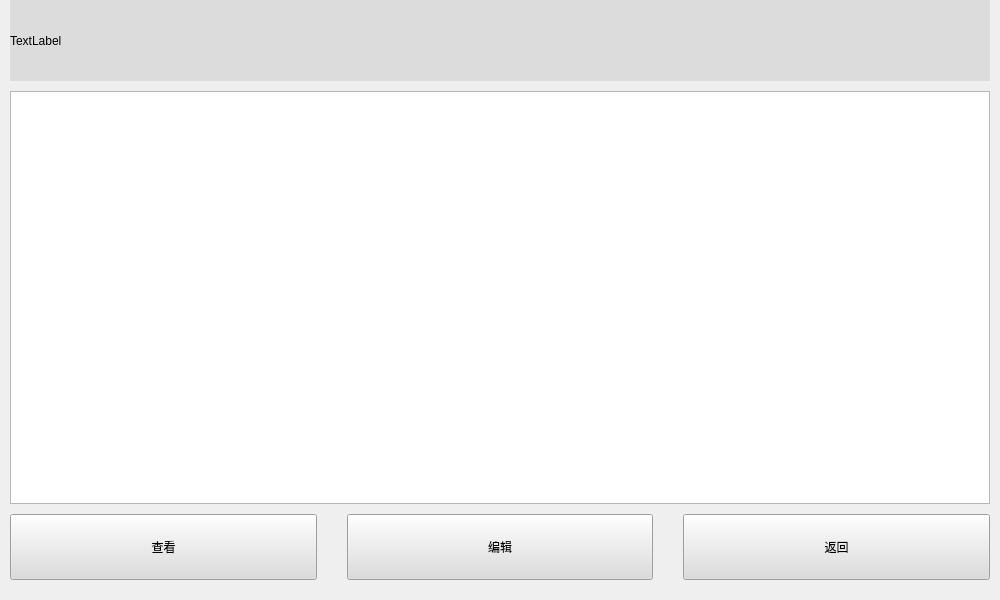
<?xml version="1.0" encoding="UTF-8"?>
<ui version="4.0">
 <class>Form</class>
 <widget class="QWidget" name="Form">
  <property name="geometry">
   <rect>
    <x>0</x>
    <y>0</y>
    <width>1000</width>
    <height>600</height>
   </rect>
  </property>
  <property name="windowTitle">
   <string>查看表格</string>
  </property>
  <property name="windowIcon">
   <iconset resource="../vb.qrc">
    <normaloff>:/view/images/vie1.png</normaloff>:/view/images/vie1.png</iconset>
  </property>
  <property name="styleSheet">
   <string notr="true">font: 14pt &quot;宋体&quot;;</string>
  </property>
  <layout class="QGridLayout" name="gridLayout" rowstretch="1,5,1">
   <property name="leftMargin">
    <number>0</number>
   </property>
   <property name="topMargin">
    <number>0</number>
   </property>
   <property name="rightMargin">
    <number>0</number>
   </property>
   <property name="bottomMargin">
    <number>0</number>
   </property>
   <property name="spacing">
    <number>0</number>
   </property>
   <item row="0" column="0">
    <widget class="QWidget" name="widget" native="true">
     <layout class="QGridLayout" name="gridLayout_3">
      <property name="leftMargin">
       <number>10</number>
      </property>
      <property name="topMargin">
       <number>0</number>
      </property>
      <property name="rightMargin">
       <number>10</number>
      </property>
      <property name="bottomMargin">
       <number>5</number>
      </property>
      <property name="spacing">
       <number>0</number>
      </property>
      <item row="0" column="0">
       <widget class="QLabel" name="sheet_label">
        <property name="styleSheet">
         <string notr="true">
	font: 20pt &quot;宋体&quot;;
color: rgb(0, 0, 0);

border:0px;
	
background-color: rgb(220, 220, 220);</string>
        </property>
        <property name="text">
         <string>TextLabel</string>
        </property>
       </widget>
      </item>
     </layout>
    </widget>
   </item>
   <item row="1" column="0">
    <widget class="QWidget" name="widget_2" native="true">
     <property name="sizePolicy">
      <sizepolicy hsizetype="Expanding" vsizetype="Expanding">
       <horstretch>0</horstretch>
       <verstretch>0</verstretch>
      </sizepolicy>
     </property>
     <layout class="QGridLayout" name="gridLayout_2">
      <property name="leftMargin">
       <number>10</number>
      </property>
      <property name="topMargin">
       <number>5</number>
      </property>
      <property name="rightMargin">
       <number>10</number>
      </property>
      <property name="bottomMargin">
       <number>10</number>
      </property>
      <property name="spacing">
       <number>0</number>
      </property>
      <item row="0" column="0">
       <widget class="QTableWidget" name="tableWidget">
        <property name="sizePolicy">
         <sizepolicy hsizetype="Preferred" vsizetype="Preferred">
          <horstretch>0</horstretch>
          <verstretch>0</verstretch>
         </sizepolicy>
        </property>
       </widget>
      </item>
     </layout>
    </widget>
   </item>
   <item row="2" column="0">
    <widget class="QWidget" name="widget_3" native="true">
     <property name="sizePolicy">
      <sizepolicy hsizetype="Preferred" vsizetype="Preferred">
       <horstretch>0</horstretch>
       <verstretch>0</verstretch>
      </sizepolicy>
     </property>
     <layout class="QGridLayout" name="gridLayout_4">
      <property name="leftMargin">
       <number>10</number>
      </property>
      <property name="topMargin">
       <number>0</number>
      </property>
      <property name="rightMargin">
       <number>10</number>
      </property>
      <property name="bottomMargin">
       <number>20</number>
      </property>
      <property name="horizontalSpacing">
       <number>30</number>
      </property>
      <property name="verticalSpacing">
       <number>0</number>
      </property>
      <item row="0" column="0">
       <widget class="QPushButton" name="pushButton">
        <property name="sizePolicy">
         <sizepolicy hsizetype="Preferred" vsizetype="Preferred">
          <horstretch>0</horstretch>
          <verstretch>0</verstretch>
         </sizepolicy>
        </property>
        <property name="styleSheet">
         <string notr="true">


QPushButton{
	font: 16pt &quot;宋体&quot;;
color: rgb(0, 0, 0);
background-color: rgb(220, 220, 220);

}
QPushButton:hover{
	font: 16pt &quot;宋体&quot;;
	color: rgb(0, 0, 0);
	background-color: rgb(173, 173, 173);
}</string>
        </property>
        <property name="text">
         <string>查看</string>
        </property>
        <property name="icon">
         <iconset resource="../vb.qrc">
          <normaloff>:/edit/images/view.png</normaloff>:/edit/images/view.png</iconset>
        </property>
        <property name="iconSize">
         <size>
          <width>30</width>
          <height>30</height>
         </size>
        </property>
       </widget>
      </item>
      <item row="0" column="1">
       <widget class="QPushButton" name="pushButton_2">
        <property name="sizePolicy">
         <sizepolicy hsizetype="Preferred" vsizetype="Preferred">
          <horstretch>0</horstretch>
          <verstretch>0</verstretch>
         </sizepolicy>
        </property>
        <property name="styleSheet">
         <string notr="true">


QPushButton{
	font: 16pt &quot;宋体&quot;;
color: rgb(0, 0, 0);
background-color: rgb(220, 220, 220);

}
QPushButton:hover{
	font: 16pt &quot;宋体&quot;;
	color: rgb(0, 0, 0);
	background-color: rgb(173, 173, 173);
}</string>
        </property>
        <property name="text">
         <string>编辑</string>
        </property>
        <property name="icon">
         <iconset resource="../vb.qrc">
          <normaloff>:/editname/images/xiugai.png</normaloff>:/editname/images/xiugai.png</iconset>
        </property>
        <property name="iconSize">
         <size>
          <width>30</width>
          <height>30</height>
         </size>
        </property>
       </widget>
      </item>
      <item row="0" column="2">
       <widget class="QPushButton" name="pushButton_3">
        <property name="sizePolicy">
         <sizepolicy hsizetype="Preferred" vsizetype="Preferred">
          <horstretch>0</horstretch>
          <verstretch>0</verstretch>
         </sizepolicy>
        </property>
        <property name="styleSheet">
         <string notr="true">


QPushButton{
	font: 16pt &quot;宋体&quot;;
color: rgb(0, 0, 0);
background-color: rgb(220, 220, 220);

}
QPushButton:hover{
	font: 16pt &quot;宋体&quot;;
	color: rgb(0, 0, 0);
	background-color: rgb(173, 173, 173);
}</string>
        </property>
        <property name="text">
         <string>返回</string>
        </property>
        <property name="icon">
         <iconset resource="../vb.qrc">
          <normaloff>:/view/images/go.png</normaloff>:/view/images/go.png</iconset>
        </property>
        <property name="iconSize">
         <size>
          <width>30</width>
          <height>30</height>
         </size>
        </property>
       </widget>
      </item>
     </layout>
    </widget>
   </item>
  </layout>
 </widget>
 <resources>
  <include location="../vb.qrc"/>
 </resources>
 <connections>
  <connection>
   <sender>pushButton_3</sender>
   <signal>clicked()</signal>
   <receiver>Form</receiver>
   <slot>goback_to_menu()</slot>
   <hints>
    <hint type="sourcelabel">
     <x>798</x>
     <y>556</y>
    </hint>
    <hint type="destinationlabel">
     <x>834</x>
     <y>689</y>
    </hint>
   </hints>
  </connection>
  <connection>
   <sender>pushButton_2</sender>
   <signal>clicked()</signal>
   <receiver>Form</receiver>
   <slot>edit_cao()</slot>
   <hints>
    <hint type="sourcelabel">
     <x>580</x>
     <y>562</y>
    </hint>
    <hint type="destinationlabel">
     <x>614</x>
     <y>714</y>
    </hint>
   </hints>
  </connection>
  <connection>
   <sender>pushButton</sender>
   <signal>clicked()</signal>
   <receiver>Form</receiver>
   <slot>view_conc()</slot>
   <hints>
    <hint type="sourcelabel">
     <x>230</x>
     <y>555</y>
    </hint>
    <hint type="destinationlabel">
     <x>298</x>
     <y>716</y>
    </hint>
   </hints>
  </connection>
 </connections>
 <slots>
  <slot>goback_to_menu()</slot>
  <slot>edit_cao()</slot>
  <slot>view_conc()</slot>
 </slots>
</ui>
